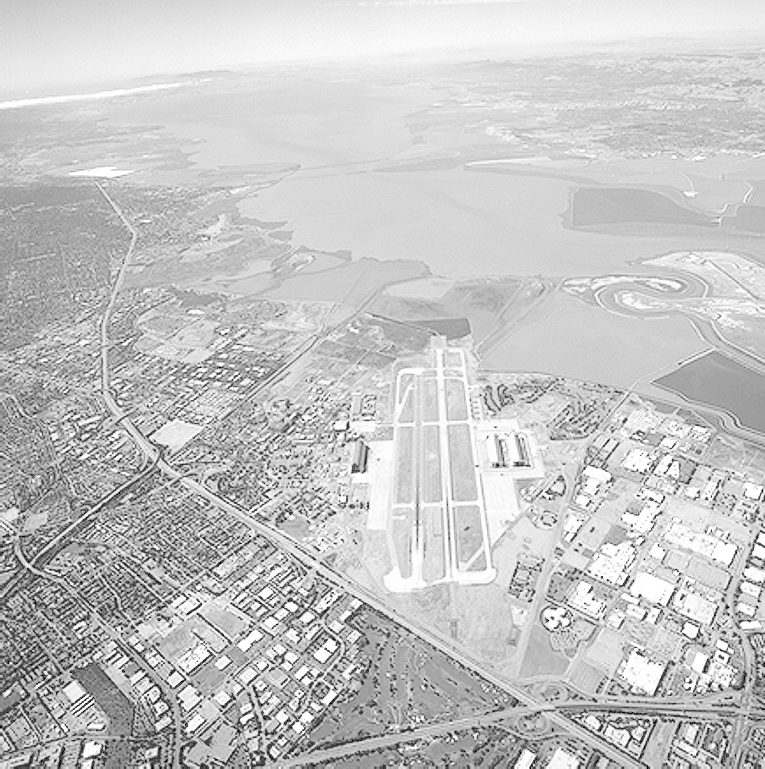
#> input picture Images/Fig0309(a)(washed_out_aerial_image).tif, 765 x 769 px, found by its file name
$ jupyter execute Assignment_01_258829L.ipynb
#> lines starting #> are read from the running program, lines starting #| are printed output that depends on the picture; after the words box and inside, x2 and y2 are one past the last pixel; in counts of white or black regions, pixels touching at a corner belong together
## Question 1: Intensity Transformations

[cell 1]
import cv2 as cv
import numpy as np
import matplotlib.pyplot as plt

# Load the runway image
img = cv.imread('E:/ML/Images/Fig0309(a)(washed_out_aerial_image).tif', cv.IMREAD_GRAYSCALE)
#> img is the input picture: shape (769, 765); min 0, max 255, mean 197.1
assert img is not None, 'Could not load runway image'

#(a) Gamma correction γ = 0.5
gamma_05 = 0.5
table_05 = np.array([(i / 255.0) ** gamma_05 * 255.0
                     for i in np.arange(0, 256)]).astype('uint8')
img_gamma_05 = cv.LUT(img, table_05)

#(b) Gamma correction γ = 2
gamma_2 = 2
table_2 = np.array([(i / 255.0) ** gamma_2 * 255.0
                    for i in np.arange(0, 256)]).astype('uint8')
img_gamma_2 = cv.LUT(img, table_2)
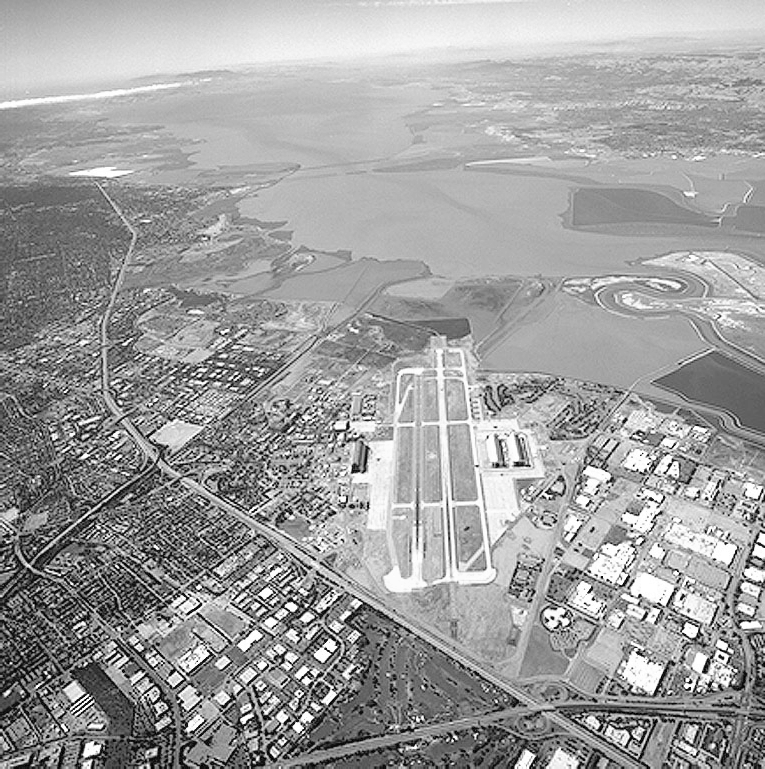
#> img_gamma_2: shape (769, 765); min 0, max 255, mean 158.5

#(c) Contrast Stretching
r1, r2 = 0.2, 0.8
contrast_table = np.zeros(256, dtype='uint8')
for i in range(256):
    r = i / 255.0
    if r < r1:
        s = 0.0
    elif r <= r2:
        s = (r - r1) / (r2 - r1)
    else:
        s = 1.0
    contrast_table[i] = np.clip(s * 255, 0, 255)

img_contrast = cv.LUT(img, contrast_table)
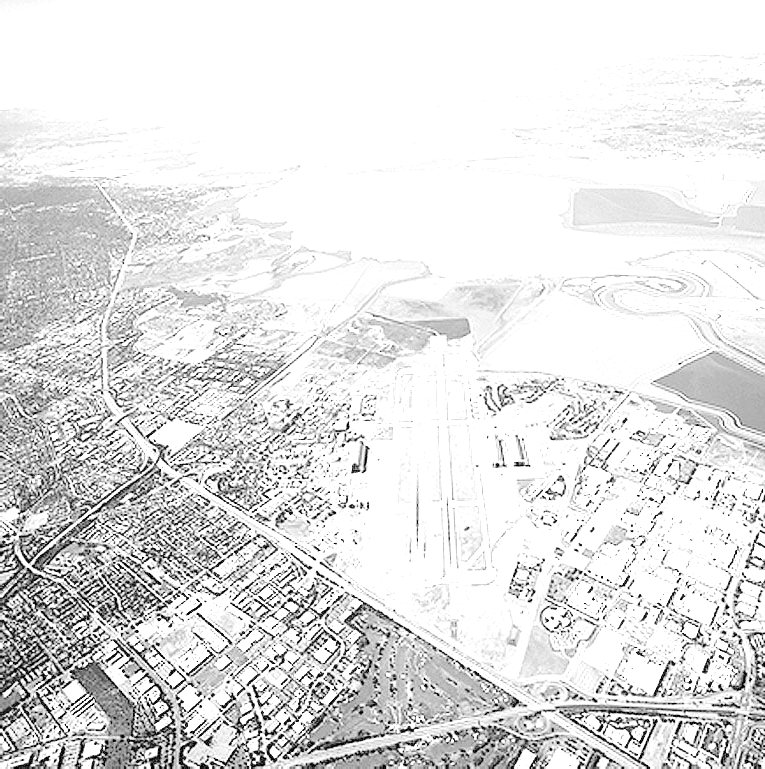
#> img_contrast: shape (769, 765); min 0, max 255, mean 225.1

# Display all results
fig, axes = plt.subplots(1, 4, figsize=(18, 5))
titles = ['Original', r'Gamma $\gamma=0.5$', r'Gamma $\gamma=2$', 'Contrast Stretching']
images = [img, img_gamma_05, img_gamma_2, img_contrast]

for ax, title, image in zip(axes, titles, images):
    ax.imshow(image, cmap='gray', vmin=0, vmax=255)
    ax.set_title(title)
    ax.axis('off')
#> this loop made 4 passes
#> title on passes 1 to 4: 'Original', 'Gamma $\\gamma=0.5$', 'Gamma $\\gamma=2$', 'Contrast Stretching'

plt.suptitle('Question 1: Intensity Transformations on Runway Image')
plt.tight_layout()
plt.savefig('q1_intensity_transforms.png', dpi=150)
plt.show()

# Plot the transform functions
fig, axes = plt.subplots(1, 3, figsize=(15, 4))
axes[0].plot(table_05)
axes[0].set_title(r'LUT: $\gamma = 0.5$')
axes[1].plot(table_2)
axes[1].set_title(r'LUT: $\gamma = 2$')
axes[2].plot(contrast_table)
axes[2].set_title('LUT: Contrast Stretching')
for ax in axes:
    ax.set_xlabel(r'Input $r$')
    ax.set_ylabel(r'Output $s$')
    ax.set_xlim(0, 255)
    ax.set_ylim(0, 255)
    ax.set_aspect('equal')
plt.tight_layout()
plt.savefig('q1_lut_curves.png', dpi=150)
#> figure, not shown here; panel 1: curve peaks at x = 255, y = 255; panel 2: curve peaks at x = 255, y = 255; panel 3: curve peaks at x = 204, y = 255
plt.show()

## Question 2: Gamma Correction in L\*a\*b\* Color Space

[cell 2]
import cv2 as cv
import numpy as np
import matplotlib.pyplot as plt

# Load the color image (Fig. 2 - the outdoor/person image)
img_bgr = cv.imread('E:/ML/Images/highlights_and_shadows.jpg', cv.IMREAD_COLOR)
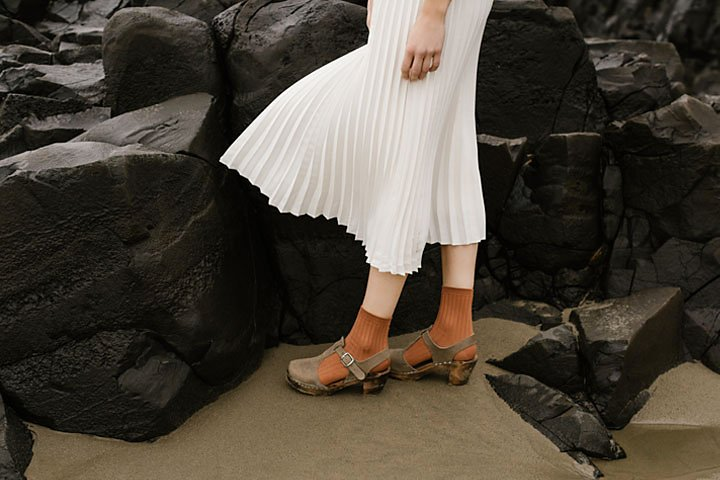
#> input picture Images/highlights_and_shadows.jpg, 720 x 480 px, found by its file name
#> img_bgr is the input picture: shape (480, 720, 3); mean B, G, R 58.1, 68.6, 75.7
assert img_bgr is not None, 'Could not load image for Q2'

# Convert BGR -> Lab
img_lab = cv.cvtColor(img_bgr, cv.COLOR_BGR2Lab)
#> img_lab: shape (480, 720, 3); mean of channels 0, 1, 2 71.3, 129.1, 135
L, a, b = cv.split(img_lab)
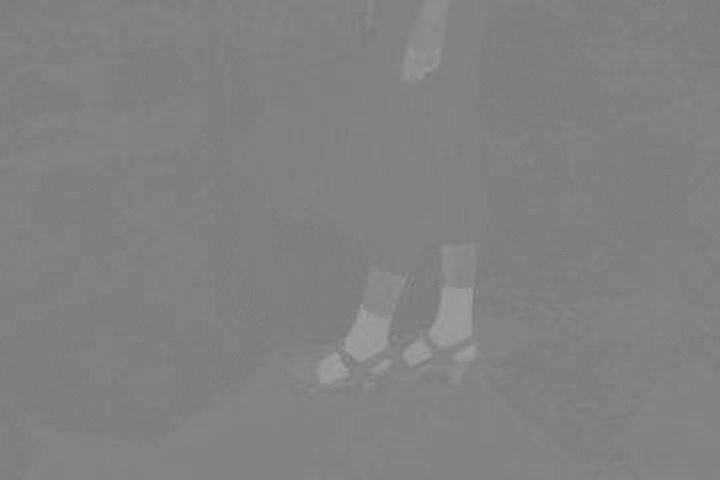
#> a: shape (480, 720); min 119, max 160, mean 129.1

# Apply gamma correction to the L channel
# L is dark => gamma < 1 brightens; choose gamma = 0.5 to brighten
gamma = 0.5
table = np.array([(i / 255.0) ** gamma * 255.0
                  for i in np.arange(0, 256)]).astype('uint8')
L_corrected = cv.LUT(L, table)

# Merge back and convert to BGR
img_lab_corrected = cv.merge([L_corrected, a, b])
#> img_lab_corrected: shape (480, 720, 3); mean of channels 0, 1, 2 117.3, 129.1, 135
img_corrected_bgr = cv.cvtColor(img_lab_corrected, cv.COLOR_Lab2BGR)
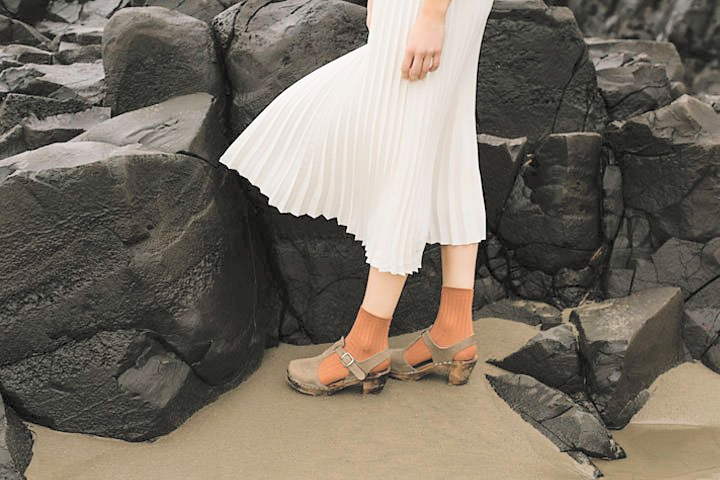
#> img_corrected_bgr: shape (480, 720, 3); mean B, G, R 100.2, 111.1, 118.8

# Convert for matplotlib display (RGB)
img_rgb = cv.cvtColor(img_bgr, cv.COLOR_BGR2RGB)
img_corrected_rgb = cv.cvtColor(img_corrected_bgr, cv.COLOR_BGR2RGB)

#Display images
fig, axes = plt.subplots(1, 2, figsize=(12, 5))
axes[0].imshow(img_rgb)
axes[0].set_title('Original Image')
axes[0].axis('off')
axes[1].imshow(img_corrected_rgb)
axes[1].set_title(f'Gamma Corrected ($\\gamma = {gamma}$) on L channel')
axes[1].axis('off')
plt.tight_layout()
plt.savefig('q2_gamma_lab.png', dpi=150)
plt.show()

#(b) Histograms
fig, axes = plt.subplots(1, 2, figsize=(12, 4))
color = ('b', 'g', 'r')
for i, c in enumerate(color):
    hist_orig = cv.calcHist([img_bgr], [i], None, [256], [0, 256])
    axes[0].plot(hist_orig, color=c)
axes[0].set_title('Histogram: Original')
axes[0].set_xlim([0, 256])

for i, c in enumerate(color):
    hist_corr = cv.calcHist([img_corrected_bgr], [i], None, [256], [0, 256])
    axes[1].plot(hist_corr, color=c)
axes[1].set_title(f'Histogram: Gamma Corrected ($\\gamma = {gamma}$)')
axes[1].set_xlim([0, 256])

plt.tight_layout()
plt.savefig('q2_histograms.png', dpi=150)
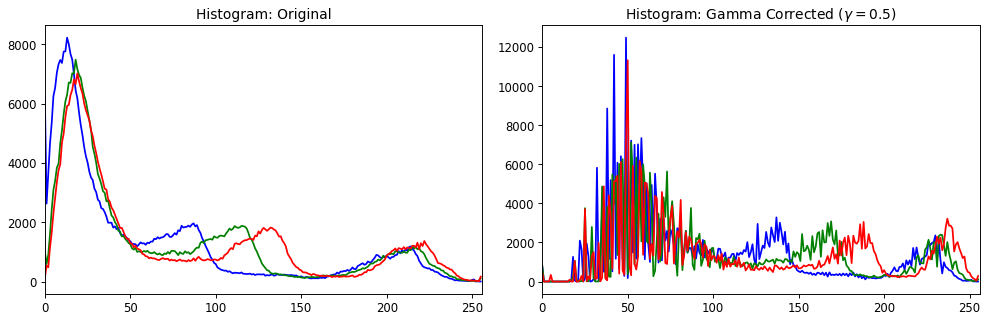
#> figure drawn by matplotlib, 2 panels; panel 1: curve peaks at x = 13, y = 8229; panel 1: curve peaks at x = 18, y = 7486; panel 1: curve peaks at x = 19, y = 7023; panel 2: curve peaks at x = 49, y = 12486
plt.show()

print(f'Gamma value used: {gamma}')
print('Gamma < 1 brightens the image by expanding dark L values.')

## Question 3: Custom Histogram Equalization

[cell 3]
import cv2 as cv
import numpy as np
import matplotlib.pyplot as plt

def equalize_histogram(image):
    assert image.ndim == 2, 'Input must be a grayscale image'
    hist, _ = np.histogram(image.ravel(), bins=256, range=(0, 256))
#> hist = 256 values, max 15137 at index 213, min 0 at index 1, mean 2298

    # CDF
    cdf = hist.cumsum()
#> cdf = 256 values from 875 to 588285

    # Normalize: map to [0, 255]
    # Exclude zero-valued CDF bins
    cdf_min = cdf[cdf > 0].min()
#> cdf_min = 875
    total_pixels = image.size
#> total_pixels = 588285
    lut = np.round((cdf - cdf_min) / (total_pixels - cdf_min) * 255).astype('uint8')
#> lut = 256 values from 0 to 255

    return lut[image]
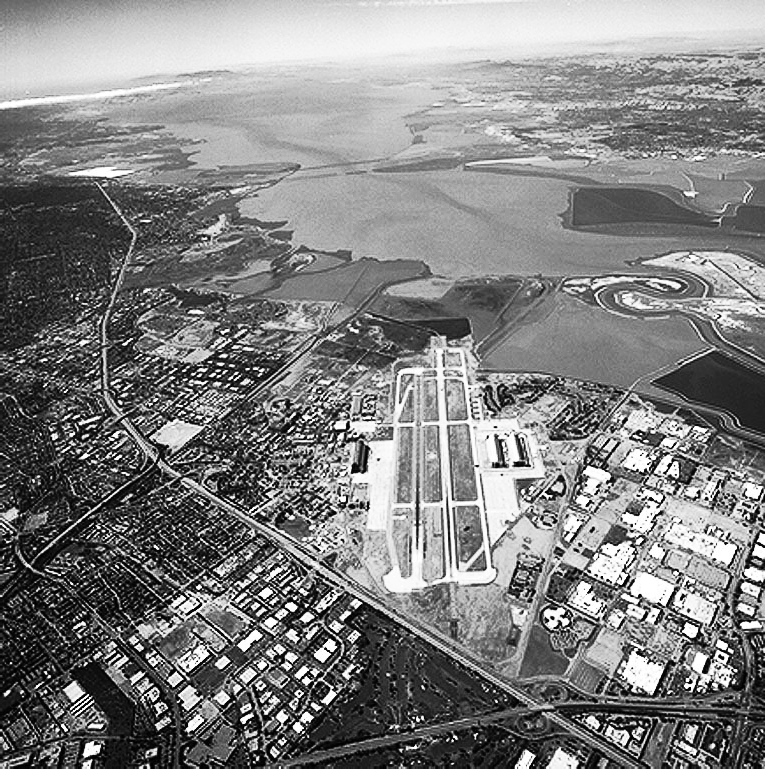
#> returned value: shape (769, 765); min 0, max 255, mean 128.7


runway = cv.imread('E:/ML/Images/Fig0309(a)(washed_out_aerial_image).tif', cv.IMREAD_GRAYSCALE)
assert runway is not None

runway_eq = equalize_histogram(runway)
runway_eq_cv = cv.equalizeHist(runway)

#Display images
fig, axes = plt.subplots(1, 3, figsize=(15, 5))
axes[0].imshow(runway, cmap='gray', vmin=0, vmax=255)
axes[0].set_title('Original Runway')
axes[0].axis('off')
axes[1].imshow(runway_eq, cmap='gray', vmin=0, vmax=255)
axes[1].set_title('Custom HE')
axes[1].axis('off')
axes[2].imshow(runway_eq_cv, cmap='gray', vmin=0, vmax=255)
axes[2].set_title('OpenCV equalizeHist (reference)')
axes[2].axis('off')
plt.tight_layout()
plt.savefig('q3_histogram_equalization.png', dpi=150)
plt.show()

#Histograms & CDF
fig, axes = plt.subplots(1, 2, figsize=(12, 4))
for ax, image, title in zip(axes, [runway, runway_eq], ['Original', 'Equalized']):
    hist, bins = np.histogram(image.ravel(), 256, [0, 256])
    cdf = hist.cumsum()
    cdf_norm = cdf * hist.max() / cdf.max()
    ax.plot(cdf_norm, color='b', label='CDF')
    ax.hist(image.flatten(), 256, [0, 256], color='r', alpha=0.5, label='Histogram')
    ax.set_title(title)
    ax.set_xlim([0, 256])
    ax.legend(loc='upper left')
#> this loop made 2 passes
plt.tight_layout()
plt.savefig('q3_histograms.png', dpi=150)
#> figure, not shown here; panel 1: tallest bar 15137 high, from x = 213 to 214; panel 1: curve peaks at x = 255, y = 15137; panel 2: tallest bar 15137 high, from x = 154 to 155; panel 2: curve peaks at x = 255, y = 15137
plt.show()

# Verify custom matches OpenCV
diff = np.abs(runway_eq.astype(int) - runway_eq_cv.astype(int))
#> diff: shape (769, 765) int64; every value is 0
print(f'Max pixel difference vs OpenCV equalizeHist: {diff.max()}')
#| Max pixel difference vs OpenCV equalizeHist: 0

## Question 4: Otsu Thresholding & Selective Histogram Equalization

[cell 4]
import cv2 as cv
import numpy as np
import matplotlib.pyplot as plt


img_bgr = cv.imread('E:/ML/Images/Window.png', cv.IMREAD_COLOR)
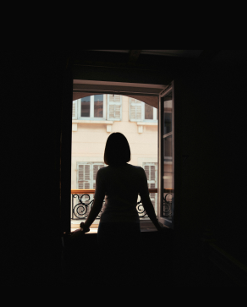
#> input picture Images/Window.png, 247 x 307 px, found by its file name
#> img_bgr is the input picture: shape (307, 247, 3); mean B, G, R 25.2, 27.5, 29.2
assert img_bgr is not None, 'Could not load woman_window image'
img_gray = cv.cvtColor(img_bgr, cv.COLOR_BGR2GRAY)

#(a) Otsu thresholding
thresh_val, binary_mask = cv.threshold(
    img_gray, 0, 255,
    cv.THRESH_BINARY + cv.THRESH_OTSU
)
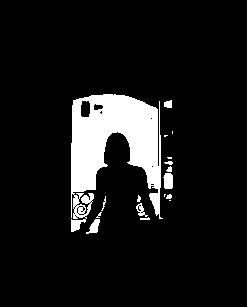
#> binary_mask: shape (307, 247); 9.5% white; 17 white regions (7 under 20 px), largest, box (x1, y1, x2, y2) and area: (71, 94, 163, 232) 6687, (163, 173, 173, 189) 138, (86, 219, 100, 234) 111
#> thresh_val = 99
print(f'Otsu threshold value: {thresh_val}')
#| Otsu threshold value: 99.0

fig, axes = plt.subplots(1, 3, figsize=(15, 5))
axes[0].imshow(img_gray, cmap='gray')
axes[0].set_title('Grayscale Image')
axes[0].axis('off')
axes[1].imshow(binary_mask, cmap='gray')
axes[1].set_title(f'Otsu Mask (threshold = {thresh_val:.0f})')
axes[1].axis('off')

#(b) Histogram equalization on foreground only
foreground_mask = binary_mask > 0
result = img_gray.copy()

# Equalize only foreground
fg_pixels = img_gray[foreground_mask]
#> fg_pixels = 7233 values, max 255 at index 7205, min 100 at index 11, mean 188
hist, _ = np.histogram(fg_pixels, bins=256, range=(0, 256))
#> hist = 256 values, max 440 at index 224, min 0 at index 0, mean 28.25
cdf = hist.cumsum()
#> cdf = 256 values from 0 to 7233
cdf_min = cdf[cdf > 0].min()
#> cdf_min = 31
total = fg_pixels.size
#> total = 7233
lut = np.round((cdf - cdf_min) / (total - cdf_min) * 255).clip(0, 255).astype('uint8')
#> lut = 256 values from 0 to 255
result[foreground_mask] = lut[img_gray[foreground_mask]]
#> result: shape (307, 247); min 0, max 255, mean 22.1


axes[2].imshow(result, cmap='gray')
axes[2].set_title('Foreground HE Applied')
axes[2].axis('off')
plt.tight_layout()
plt.savefig('q4_otsu_he.png', dpi=150)
plt.show()

print('Hidden features revealed: Details in the room (walls, window frame,'
      ' furniture) become visible after equalizing the darker foreground pixels.')

## Question 5: Gaussian Filtering

[cell 5]
import cv2 as cv
import numpy as np
import matplotlib.pyplot as plt
from mpl_toolkits.mplot3d import Axes3D
from matplotlib import cm
from matplotlib.ticker import LinearLocator, FormatStrFormatter

#(a) Compute normalized 5×5 Gaussian kernel, σ = 2
def gaussian_kernel(size, sigma):
    half = size // 2
    ax = np.arange(-half, half + 1)
    xx, yy = np.meshgrid(ax, ax)
    kernel = np.exp(-(xx**2 + yy**2) / (2 * sigma**2))
    return kernel / kernel.sum()  # normalize

sigma = 2
kernel_5x5 = gaussian_kernel(5, sigma)
print('5×5 Gaussian kernel (σ=2):')
print(np.round(kernel_5x5, 6))
print(f'Sum of kernel: {kernel_5x5.sum():.6f}')

#(b) Visualize 51×51 Gaussian kernel as 3D surface
kernel_51x51 = gaussian_kernel(51, sigma)

fig = plt.figure(figsize=(10, 8))
ax = fig.add_subplot(111, projection='3d')
half = 51 // 2
X = np.arange(-half, half + 1)
Y = np.arange(-half, half + 1)
X, Y = np.meshgrid(X, Y)
surf = ax.plot_surface(X, Y, kernel_51x51, cmap=cm.jet, linewidth=0, antialiased=True)
ax.zaxis.set_major_locator(LinearLocator(10))
ax.zaxis.set_major_formatter(FormatStrFormatter('%.4f'))
cset = ax.contourf(X, Y, kernel_51x51, zdir='z',
                   offset=kernel_51x51.min() - 0.001, cmap=cm.jet)
ax.set_zlim(kernel_51x51.min() - 0.001, kernel_51x51.max())
ax.set_title(f'51×51 Gaussian Kernel (σ={sigma})')
plt.tight_layout()
plt.savefig('q5_gaussian_3d.png', dpi=150)
plt.show()

#(c) Apply Gaussian smoothing with manually computed kernel
img = cv.imread('E:/ML/Images/Fig0309(a)(washed_out_aerial_image).tif', cv.IMREAD_GRAYSCALE)
assert img is not None

img_manual = cv.filter2D(img, cv.CV_32F, kernel_5x5.astype(np.float32))
img_manual_uint8 = np.clip(img_manual, 0, 255).astype('uint8')

#(d) Apply using cv.GaussianBlur()
img_cv_blur = cv.GaussianBlur(img, (5, 5), sigma)

fig, axes = plt.subplots(1, 3, figsize=(15, 5))
axes[0].imshow(img, cmap='gray')
axes[0].set_title('Original')
axes[0].axis('off')
axes[1].imshow(img_manual_uint8, cmap='gray')
axes[1].set_title('Manual Gaussian (σ=2, 5×5)')
axes[1].axis('off')
axes[2].imshow(img_cv_blur, cmap='gray')
axes[2].set_title('cv.GaussianBlur (σ=2, 5×5)')
axes[2].axis('off')
plt.tight_layout()
plt.savefig('q5_gaussian_filtering.png', dpi=150)
plt.show()

diff = np.abs(img_manual_uint8.astype(int) - img_cv_blur.astype(int))
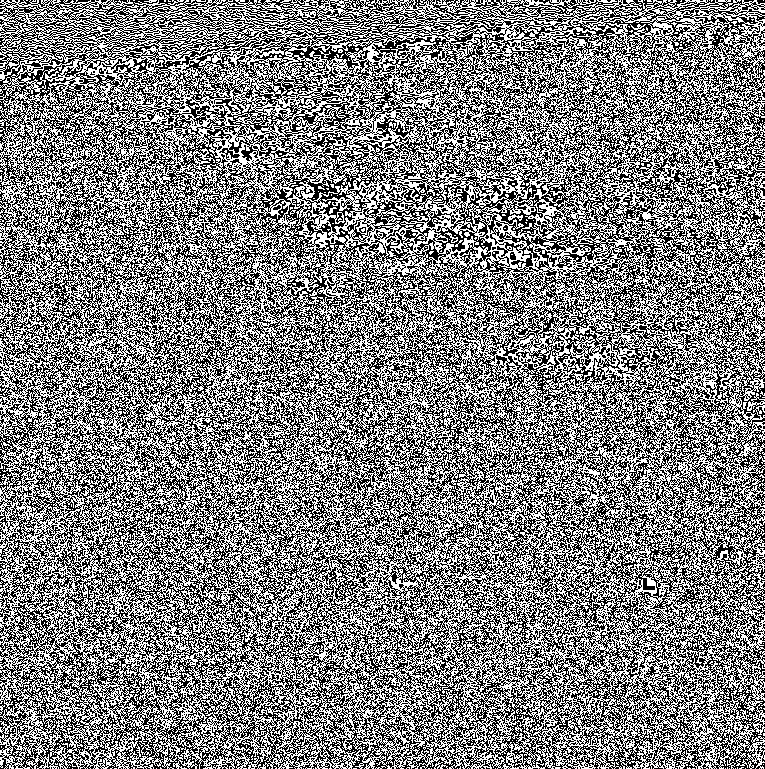
#> diff: shape (769, 765) int64; values 0 (black) and 1 (white), 50% white in thin lines or dots
print(f'Max pixel difference (manual vs cv.GaussianBlur): {diff.max()}')
#| Max pixel difference (manual vs cv.GaussianBlur): 1
